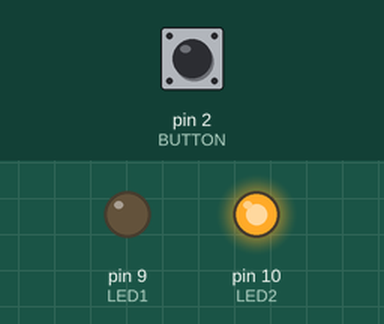
Simulated run of this sketch. Board: Arduino Uno, built with avr-gcc and run on an emulated ATmega328P. Parts: output pins drawn as LEDs (lit = HIGH). Inputs (shaded band) come from the test bench; at power-on: pin 2 (BUTTON) LOW.

Above: at 1.2 s.
1.3 s: pin 2 (BUTTON) pulled HIGH for 0.15 s
At 2.2 s:
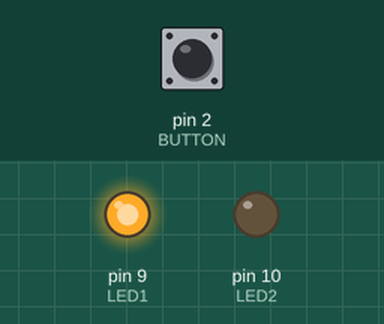
2.9 s: pin 2 (BUTTON) pulled HIGH for 1 s
At 3.4 s:
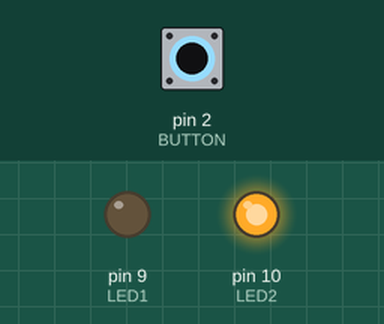
5.4 s: pin 2 (BUTTON) pulled HIGH for 3.2 s
At 6.5 s:
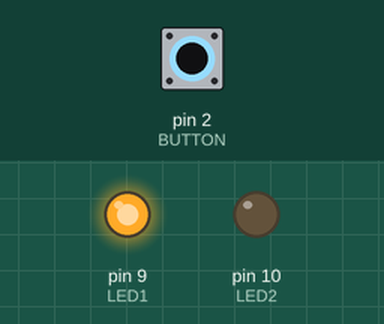
Timing chart, 0 to 8.4 s (numbered marks = the images above; inputs shaded):
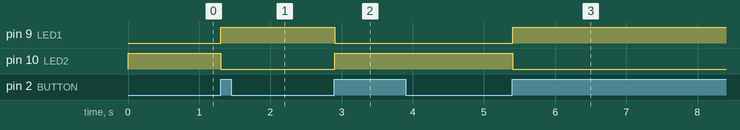

Measured:
- after the input at 1.3 s, pin 9 (LED1): LOW → HIGH at once; pin 10 (LED2): HIGH → LOW at once
- after the input at 2.9 s, pin 9 (LED1): HIGH → LOW at once; pin 10 (LED2): LOW → HIGH at once
- after the input at 5.4 s, pin 9 (LED1): LOW → HIGH at once; pin 10 (LED2): HIGH → LOW at once

The sketch:

Listing_2-5_toggling_debouncing_pair_EA_JB.ino
```cpp
const int LED1        = 9;              // LED1 pin
const int LED2        = 10;             // LED2 pin
const int BUTTON      = 2;              // Button pin
boolean lastButton    = LOW;            // Button's last state
boolean currentButton = LOW;            // Button's current state
boolean ledOn         = false;          // LED's present state

void setup() {
  pinMode(LED1, OUTPUT);
  pinMode(LED2, OUTPUT);
  pinMode(BUTTON, INPUT);
}

/*
 * Debouncing function
 */
boolean debounce(boolean last){
  boolean current = digitalRead(BUTTON);  // Read Button's state
  if (last != current){                   // If note the same,
    delay(5);                             // Wait for 5 milliseconds
    current = digitalRead(BUTTON);        // Read the button's state again
  }
  return current;                         // Assign the new reading to current variable and then return.
}

void loop() {
  currentButton = debounce(lastButton);
  if(lastButton == LOW && currentButton == HIGH){
    ledOn = !ledOn;
  }
  lastButton = currentButton;

  digitalWrite(LED1, ledOn);
  digitalWrite(LED2, !ledOn);
}
```
